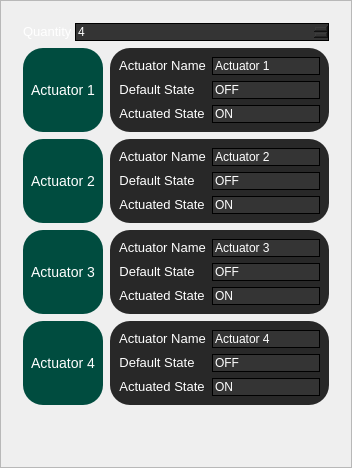
               <widget class="QFrame" name="config_frame_actuator_config">
                <property name="styleSheet">
                 <string notr="true">QFrame#config_frame_actuator_config {
background-color: rgba(34,34,34,255);
border-radius: 20px;
}

QLineEdit{
background-color: rgba(52,52,52,255);
border: 1px solid black;
color: white;
}

QLabel{
color: White;
font-size: 13px;
}

QSpinBox{
background-color: rgba(52,52,52,255);
border: 1px solid black;
color: white;
}
QSpinBox:hover{
background-color: rgba(52,52,52,200);
}</string>
                </property>
                <property name="frameShape">
                 <enum>QFrame::StyledPanel</enum>
                </property>
                <property name="frameShadow">
                 <enum>QFrame::Raised</enum>
                </property>
                <layout class="QVBoxLayout" name="verticalLayout_60">
                 <item>
                  <layout class="QVBoxLayout" name="verticalLayout_61">
                   <property name="spacing">
                    <number>7</number>
                   </property>
                   <property name="leftMargin">
                    <number>11</number>
                   </property>
                   <property name="topMargin">
                    <number>11</number>
                   </property>
                   <property name="rightMargin">
                    <number>11</number>
                   </property>
                   <property name="bottomMargin">
                    <number>11</number>
                   </property>
                   <item>
                    <layout class="QHBoxLayout" name="horizontalLayout_31">
                     <property name="spacing">
                      <number>0</number>
                     </property>
                     <item>
                      <widget class="QLabel" name="config_label_actuator_quantity">
                       <property name="sizePolicy">
                        <sizepolicy hsizetype="Fixed" vsizetype="Fixed">
                         <horstretch>0</horstretch>
                         <verstretch>0</verstretch>
                        </sizepolicy>
                       </property>
                       <property name="text">
                        <string>Quantity </string>
                       </property>
                       <property name="alignment">
                        <set>Qt::AlignCenter</set>
                       </property>
                       <property name="buddy">
                        <cstring>config_label_actuator_quantity</cstring>
                       </property>
                      </widget>
                     </item>
                     <item>
                      <widget class="QSpinBox" name="config_spinbox_actuator_quantity">
                       <property name="readOnly">
                        <bool>false</bool>
                       </property>
                       <property name="minimum">
                        <number>4</number>
                       </property>
                      </widget>
                     </item>
                    </layout>
                   </item>
                   <item>
                    <layout class="QHBoxLayout" name="horizontalLayout_32">
                     <property name="leftMargin">
                      <number>0</number>
                     </property>
                     <property name="topMargin">
                      <number>0</number>
                     </property>
                     <property name="rightMargin">
                      <number>0</number>
                     </property>
                     <property name="bottomMargin">
                      <number>0</number>
                     </property>
                     <item>
                      <widget class="QLabel" name="config_label_actuator_1">
                       <property name="sizePolicy">
                        <sizepolicy hsizetype="Preferred" vsizetype="Preferred">
                         <horstretch>0</horstretch>
                         <verstretch>0</verstretch>
                        </sizepolicy>
                       </property>
                       <property name="minimumSize">
                        <size>
                         <width>80</width>
                         <height>0</height>
                        </size>
                       </property>
                       <property name="maximumSize">
                        <size>
                         <width>16777215</width>
                         <height>16777215</height>
                        </size>
                       </property>
                       <property name="styleSheet">
                        <string notr="true">background-color: rgba(0,76,63,255);
border-radius: 20px;
font-size: 14px;</string>
                       </property>
                       <property name="text">
                        <string>Actuator 1</string>
                       </property>
                       <property name="alignment">
                        <set>Qt::AlignCenter</set>
                       </property>
                      </widget>
                     </item>
                     <item>
                      <widget class="QFrame" name="config_frame_actuator_1">
                       <property name="sizePolicy">
                        <sizepolicy hsizetype="Expanding" vsizetype="Fixed">
                         <horstretch>0</horstretch>
                         <verstretch>0</verstretch>
                        </sizepolicy>
                       </property>
                       <property name="minimumSize">
                        <size>
                         <width>0</width>
                         <height>0</height>
                        </size>
                       </property>
                       <property name="maximumSize">
                        <size>
                         <width>16777215</width>
                         <height>16777215</height>
                        </size>
                       </property>
                       <property name="styleSheet">
                        <string notr="true">QFrame#config_frame_actuator_1{
background-color: rgba(40,40,40,255);
border-radius: 20px;
width:250px;
}
</string>
                       </property>
                       <property name="frameShape">
                        <enum>QFrame::StyledPanel</enum>
                       </property>
                       <property name="frameShadow">
                        <enum>QFrame::Raised</enum>
                       </property>
                       <layout class="QVBoxLayout" name="verticalLayout_62">
                        <item>
                         <layout class="QGridLayout" name="gridLayout_26">
                          <item row="1" column="1">
                           <widget class="QLineEdit" name="config_lineedit_default_state_1">
                            <property name="text">
                             <string>OFF</string>
                            </property>
                           </widget>
                          </item>
                          <item row="0" column="0">
                           <widget class="QLabel" name="config_label_actuator_name_1">
                            <property name="sizePolicy">
                             <sizepolicy hsizetype="Fixed" vsizetype="Fixed">
                              <horstretch>0</horstretch>
                              <verstretch>0</verstretch>
                             </sizepolicy>
                            </property>
                            <property name="text">
                             <string>Actuator Name</string>
                            </property>
                            <property name="alignment">
                             <set>Qt::AlignCenter</set>
                            </property>
                            <property name="buddy">
                             <cstring>config_label_test_speed</cstring>
                            </property>
                           </widget>
                          </item>
                          <item row="0" column="1">
                           <widget class="QLineEdit" name="config_lineedit_actuator_name_1">
                            <property name="text">
                             <string>Actuator 1</string>
                            </property>
                           </widget>
                          </item>
                          <item row="2" column="0">
                           <widget class="QLabel" name="config_label_actuator_actuated_state_1">
                            <property name="sizePolicy">
                             <sizepolicy hsizetype="Fixed" vsizetype="Fixed">
                              <horstretch>0</horstretch>
                              <verstretch>0</verstretch>
                             </sizepolicy>
                            </property>
                            <property name="text">
                             <string>Actuated State</string>
                            </property>
                            <property name="alignment">
                             <set>Qt::AlignCenter</set>
                            </property>
                            <property name="buddy">
                             <cstring>config_label_test_speed</cstring>
                            </property>
                           </widget>
                          </item>
                          <item row="1" column="0">
                           <widget class="QLabel" name="config_label_actuator_default_state_1">
                            <property name="sizePolicy">
                             <sizepolicy hsizetype="Fixed" vsizetype="Fixed">
                              <horstretch>0</horstretch>
                              <verstretch>0</verstretch>
                             </sizepolicy>
                            </property>
                            <property name="text">
                             <string>Default State</string>
                            </property>
                            <property name="alignment">
                             <set>Qt::AlignCenter</set>
                            </property>
                            <property name="buddy">
                             <cstring>config_label_test_speed</cstring>
                            </property>
                           </widget>
                          </item>
                          <item row="2" column="1">
                           <widget class="QLineEdit" name="config_lineedit_actuator_actuated_state_1">
                            <property name="text">
                             <string>ON</string>
                            </property>
                           </widget>
                          </item>
                         </layout>
                        </item>
                       </layout>
                      </widget>
                     </item>
                    </layout>
                   </item>
                   <item>
                    <layout class="QHBoxLayout" name="horizontalLayout_33">
                     <property name="leftMargin">
                      <number>0</number>
                     </property>
                     <property name="topMargin">
                      <number>0</number>
                     </property>
                     <property name="rightMargin">
                      <number>0</number>
                     </property>
                     <property name="bottomMargin">
                      <number>0</number>
                     </property>
                     <item>
                      <widget class="QLabel" name="config_label_actuator_2">
                       <property name="sizePolicy">
                        <sizepolicy hsizetype="Preferred" vsizetype="Preferred">
                         <horstretch>0</horstretch>
                         <verstretch>0</verstretch>
                        </sizepolicy>
                       </property>
                       <property name="minimumSize">
                        <size>
                         <width>80</width>
                         <height>0</height>
                        </size>
                       </property>
                       <property name="maximumSize">
                        <size>
                         <width>16777215</width>
                         <height>16777215</height>
                        </size>
                       </property>
                       <property name="styleSheet">
                        <string notr="true">background-color: rgba(0,76,63,255);
border-radius: 20px;
font-size: 14px;</string>
                       </property>
                       <property name="text">
                        <string>Actuator 2</string>
                       </property>
                       <property name="alignment">
                        <set>Qt::AlignCenter</set>
                       </property>
                      </widget>
                     </item>
                     <item>
                      <widget class="QFrame" name="config_frame_actuator_2">
                       <property name="sizePolicy">
                        <sizepolicy hsizetype="Expanding" vsizetype="Fixed">
                         <horstretch>0</horstretch>
                         <verstretch>0</verstretch>
                        </sizepolicy>
                       </property>
                       <property name="minimumSize">
                        <size>
                         <width>0</width>
                         <height>0</height>
                        </size>
                       </property>
                       <property name="maximumSize">
                        <size>
                         <width>16777215</width>
                         <height>16777215</height>
                        </size>
                       </property>
                       <property name="styleSheet">
                        <string notr="true">QFrame#config_frame_actuator_2{
background-color: rgba(40,40,40,255);
border-radius: 20px;
width:250px;
}
</string>
                       </property>
                       <property name="frameShape">
                        <enum>QFrame::StyledPanel</enum>
                       </property>
                       <property name="frameShadow">
                        <enum>QFrame::Raised</enum>
                       </property>
                       <layout class="QVBoxLayout" name="verticalLayout_63">
                        <item>
                         <layout class="QGridLayout" name="gridLayout_27">
                          <item row="1" column="1">
                           <widget class="QLineEdit" name="config_lineedit_default_state_2">
                            <property name="text">
                             <string>OFF</string>
                            </property>
                           </widget>
                          </item>
                          <item row="0" column="0">
                           <widget class="QLabel" name="config_label_actuator_name_2">
                            <property name="sizePolicy">
                             <sizepolicy hsizetype="Fixed" vsizetype="Fixed">
                              <horstretch>0</horstretch>
                              <verstretch>0</verstretch>
                             </sizepolicy>
                            </property>
                            <property name="text">
                             <string>Actuator Name</string>
                            </property>
                            <property name="alignment">
                             <set>Qt::AlignCenter</set>
                            </property>
                            <property name="buddy">
                             <cstring>config_label_test_speed</cstring>
                            </property>
                           </widget>
                          </item>
                          <item row="0" column="1">
                           <widget class="QLineEdit" name="config_lineedit_actuator_name_2">
                            <property name="text">
                             <string>Actuator 2</string>
                            </property>
                           </widget>
                          </item>
                          <item row="2" column="0">
                           <widget class="QLabel" name="config_label_actuator_actuated_state_2">
                            <property name="sizePolicy">
                             <sizepolicy hsizetype="Fixed" vsizetype="Fixed">
                              <horstretch>0</horstretch>
                              <verstretch>0</verstretch>
                             </sizepolicy>
                            </property>
                            <property name="text">
                             <string>Actuated State</string>
                            </property>
                            <property name="alignment">
                             <set>Qt::AlignCenter</set>
                            </property>
                            <property name="buddy">
                             <cstring>config_label_test_speed</cstring>
                            </property>
                           </widget>
                          </item>
                          <item row="1" column="0">
                           <widget class="QLabel" name="config_label_actuator_default_state_2">
                            <property name="sizePolicy">
                             <sizepolicy hsizetype="Fixed" vsizetype="Fixed">
                              <horstretch>0</horstretch>
                              <verstretch>0</verstretch>
                             </sizepolicy>
                            </property>
                            <property name="text">
                             <string>Default State</string>
                            </property>
                            <property name="alignment">
                             <set>Qt::AlignCenter</set>
                            </property>
                            <property name="buddy">
                             <cstring>config_label_test_speed</cstring>
                            </property>
                           </widget>
                          </item>
                          <item row="2" column="1">
                           <widget class="QLineEdit" name="config_lineedit_actuator_actuated_state_2">
                            <property name="text">
                             <string>ON</string>
                            </property>
                           </widget>
                          </item>
                         </layout>
                        </item>
                       </layout>
                      </widget>
                     </item>
                    </layout>
                   </item>
                   <item>
                    <layout class="QHBoxLayout" name="horizontalLayout_34">
                     <property name="leftMargin">
                      <number>0</number>
                     </property>
                     <property name="topMargin">
                      <number>0</number>
                     </property>
                     <property name="rightMargin">
                      <number>0</number>
                     </property>
                     <property name="bottomMargin">
                      <number>0</number>
                     </property>
                     <item>
                      <widget class="QLabel" name="config_label_actuator_3">
                       <property name="sizePolicy">
                        <sizepolicy hsizetype="Preferred" vsizetype="Preferred">
                         <horstretch>0</horstretch>
                         <verstretch>0</verstretch>
                        </sizepolicy>
                       </property>
                       <property name="minimumSize">
                        <size>
                         <width>80</width>
                         <height>0</height>
                        </size>
                       </property>
                       <property name="maximumSize">
                        <size>
                         <width>16777215</width>
                         <height>16777215</height>
                        </size>
                       </property>
                       <property name="styleSheet">
                        <string notr="true">background-color: rgba(0,76,63,255);
border-radius: 20px;
font-size: 14px;</string>
                       </property>
                       <property name="text">
                        <string>Actuator 3</string>
                       </property>
                       <property name="alignment">
                        <set>Qt::AlignCenter</set>
                       </property>
                      </widget>
                     </item>
                     <item>
                      <widget class="QFrame" name="config_frame_actuator_3">
                       <property name="sizePolicy">
                        <sizepolicy hsizetype="Expanding" vsizetype="Fixed">
                         <horstretch>0</horstretch>
                         <verstretch>0</verstretch>
                        </sizepolicy>
                       </property>
                       <property name="minimumSize">
                        <size>
                         <width>0</width>
                         <height>0</height>
                        </size>
                       </property>
                       <property name="maximumSize">
                        <size>
                         <width>16777215</width>
                         <height>16777215</height>
                        </size>
                       </property>
                       <property name="styleSheet">
                        <string notr="true">QFrame#config_frame_actuator_3{
background-color: rgba(40,40,40,255);
border-radius: 20px;
width:250px;
}
</string>
                       </property>
                       <property name="frameShape">
                        <enum>QFrame::StyledPanel</enum>
                       </property>
                       <property name="frameShadow">
                        <enum>QFrame::Raised</enum>
                       </property>
                       <layout class="QVBoxLayout" name="verticalLayout_64">
                        <item>
                         <layout class="QGridLayout" name="gridLayout_28">
                          <item row="1" column="1">
                           <widget class="QLineEdit" name="config_lineedit_default_state_3">
                            <property name="text">
                             <string>OFF</string>
                            </property>
                           </widget>
                          </item>
                          <item row="0" column="0">
                           <widget class="QLabel" name="config_label_actuator_name_3">
                            <property name="sizePolicy">
                             <sizepolicy hsizetype="Fixed" vsizetype="Fixed">
                              <horstretch>0</horstretch>
                              <verstretch>0</verstretch>
                             </sizepolicy>
                            </property>
                            <property name="text">
                             <string>Actuator Name</string>
                            </property>
                            <property name="alignment">
                             <set>Qt::AlignCenter</set>
                            </property>
                            <property name="buddy">
                             <cstring>config_label_test_speed</cstring>
                            </property>
                           </widget>
                          </item>
                          <item row="0" column="1">
                           <widget class="QLineEdit" name="config_lineedit_actuator_name_3">
                            <property name="text">
                             <string>Actuator 3</string>
                            </property>
                           </widget>
                          </item>
                          <item row="2" column="0">
                           <widget class="QLabel" name="config_label_actuator_actuated_state_3">
                            <property name="sizePolicy">
                             <sizepolicy hsizetype="Fixed" vsizetype="Fixed">
                              <horstretch>0</horstretch>
                              <verstretch>0</verstretch>
                             </sizepolicy>
                            </property>
                            <property name="text">
                             <string>Actuated State</string>
                            </property>
                            <property name="alignment">
                             <set>Qt::AlignCenter</set>
                            </property>
                            <property name="buddy">
                             <cstring>config_label_test_speed</cstring>
                            </property>
                           </widget>
                          </item>
                          <item row="1" column="0">
                           <widget class="QLabel" name="config_label_actuator_default_state_3">
                            <property name="sizePolicy">
                             <sizepolicy hsizetype="Fixed" vsizetype="Fixed">
                              <horstretch>0</horstretch>
                              <verstretch>0</verstretch>
                             </sizepolicy>
                            </property>
                            <property name="text">
                             <string>Default State</string>
                            </property>
                            <property name="alignment">
                             <set>Qt::AlignCenter</set>
                            </property>
                            <property name="buddy">
                             <cstring>config_label_test_speed</cstring>
                            </property>
                           </widget>
                          </item>
                          <item row="2" column="1">
                           <widget class="QLineEdit" name="config_lineedit_actuator_actuated_state_3">
                            <property name="text">
                             <string>ON</string>
                            </property>
                           </widget>
                          </item>
                         </layout>
                        </item>
                       </layout>
                      </widget>
                     </item>
                    </layout>
                   </item>
                   <item>
                    <layout class="QHBoxLayout" name="horizontalLayout_35">
                     <property name="leftMargin">
                      <number>0</number>
                     </property>
                     <property name="topMargin">
                      <number>0</number>
                     </property>
                     <property name="rightMargin">
                      <number>0</number>
                     </property>
                     <property name="bottomMargin">
                      <number>0</number>
                     </property>
                     <item>
                      <widget class="QLabel" name="config_label_actuator_4">
                       <property name="sizePolicy">
                        <sizepolicy hsizetype="Preferred" vsizetype="Preferred">
                         <horstretch>0</horstretch>
                         <verstretch>0</verstretch>
                        </sizepolicy>
                       </property>
                       <property name="minimumSize">
                        <size>
                         <width>80</width>
                         <height>0</height>
                        </size>
                       </property>
                       <property name="maximumSize">
                        <size>
                         <width>16777215</width>
                         <height>16777215</height>
                        </size>
                       </property>
                       <property name="styleSheet">
                        <string notr="true">background-color: rgba(0,76,63,255);
border-radius: 20px;
font-size: 14px;</string>
                       </property>
                       <property name="text">
                        <string>Actuator 4</string>
                       </property>
                       <property name="alignment">
                        <set>Qt::AlignCenter</set>
                       </property>
                      </widget>
                     </item>
                     <item>
                      <widget class="QFrame" name="config_frame_actuator_4">
                       <property name="sizePolicy">
                        <sizepolicy hsizetype="Expanding" vsizetype="Fixed">
                         <horstretch>0</horstretch>
                         <verstretch>0</verstretch>
                        </sizepolicy>
                       </property>
                       <property name="minimumSize">
                        <size>
                         <width>0</width>
                         <height>0</height>
                        </size>
                       </property>
                       <property name="maximumSize">
                        <size>
                         <width>16777215</width>
                         <height>16777215</height>
                        </size>
                       </property>
                       <property name="styleSheet">
                        <string notr="true">QFrame#config_frame_actuator_4{
background-color: rgba(40,40,40,255);
border-radius: 20px;
width:250px;
}
</string>
                       </property>
                       <property name="frameShape">
                        <enum>QFrame::StyledPanel</enum>
                       </property>
                       <property name="frameShadow">
                        <enum>QFrame::Raised</enum>
                       </property>
                       <layout class="QVBoxLayout" name="verticalLayout_65">
                        <item>
                         <layout class="QGridLayout" name="gridLayout_29">
                          <item row="2" column="1">
                           <widget class="QLineEdit" name="config_lineedit_actuator_actuated_state_4">
                            <property name="text">
                             <string>ON</string>
                            </property>
                           </widget>
                          </item>
                          <item row="2" column="0">
                           <widget class="QLabel" name="config_label_actuator_actuated_state_4">
                            <property name="sizePolicy">
                             <sizepolicy hsizetype="Fixed" vsizetype="Fixed">
                              <horstretch>0</horstretch>
                              <verstretch>0</verstretch>
                             </sizepolicy>
                            </property>
                            <property name="text">
                             <string>Actuated State</string>
                            </property>
                            <property name="alignment">
                             <set>Qt::AlignCenter</set>
                            </property>
                            <property name="buddy">
                             <cstring>config_label_test_speed</cstring>
                            </property>
                           </widget>
                          </item>
                          <item row="1" column="1">
                           <widget class="QLineEdit" name="config_lineedit_default_state_4">
                            <property name="text">
                             <string>OFF</string>
                            </property>
                           </widget>
                          </item>
                          <item row="0" column="0">
                           <widget class="QLabel" name="config_label_actuator_name_4">
                            <property name="sizePolicy">
                             <sizepolicy hsizetype="Fixed" vsizetype="Fixed">
                              <horstretch>0</horstretch>
                              <verstretch>0</verstretch>
                             </sizepolicy>
                            </property>
                            <property name="text">
                             <string>Actuator Name</string>
                            </property>
                            <property name="alignment">
                             <set>Qt::AlignCenter</set>
                            </property>
                            <property name="buddy">
                             <cstring>config_label_test_speed</cstring>
                            </property>
                           </widget>
                          </item>
                          <item row="0" column="1">
                           <widget class="QLineEdit" name="config_lineedit_actuator_name_4">
                            <property name="text">
                             <string>Actuator 4</string>
                            </property>
                           </widget>
                          </item>
                          <item row="1" column="0">
                           <widget class="QLabel" name="config_label_actuator_default_state_4">
                            <property name="sizePolicy">
                             <sizepolicy hsizetype="Fixed" vsizetype="Fixed">
                              <horstretch>0</horstretch>
                              <verstretch>0</verstretch>
                             </sizepolicy>
                            </property>
                            <property name="text">
                             <string>Default State</string>
                            </property>
                            <property name="alignment">
                             <set>Qt::AlignCenter</set>
                            </property>
                            <property name="buddy">
                             <cstring>config_label_test_speed</cstring>
                            </property>
                           </widget>
                          </item>
                         </layout>
                        </item>
                       </layout>
                      </widget>
                     </item>
                    </layout>
                   </item>
                  </layout>
                 </item>
                 <item>
                  <spacer name="verticalSpacer">
                   <property name="orientation">
                    <enum>Qt::Vertical</enum>
                   </property>
                   <property name="sizeHint" stdset="0">
                    <size>
                     <width>20</width>
                     <height>40</height>
                    </size>
                   </property>
                  </spacer>
                 </item>
                </layout>
               </widget>
